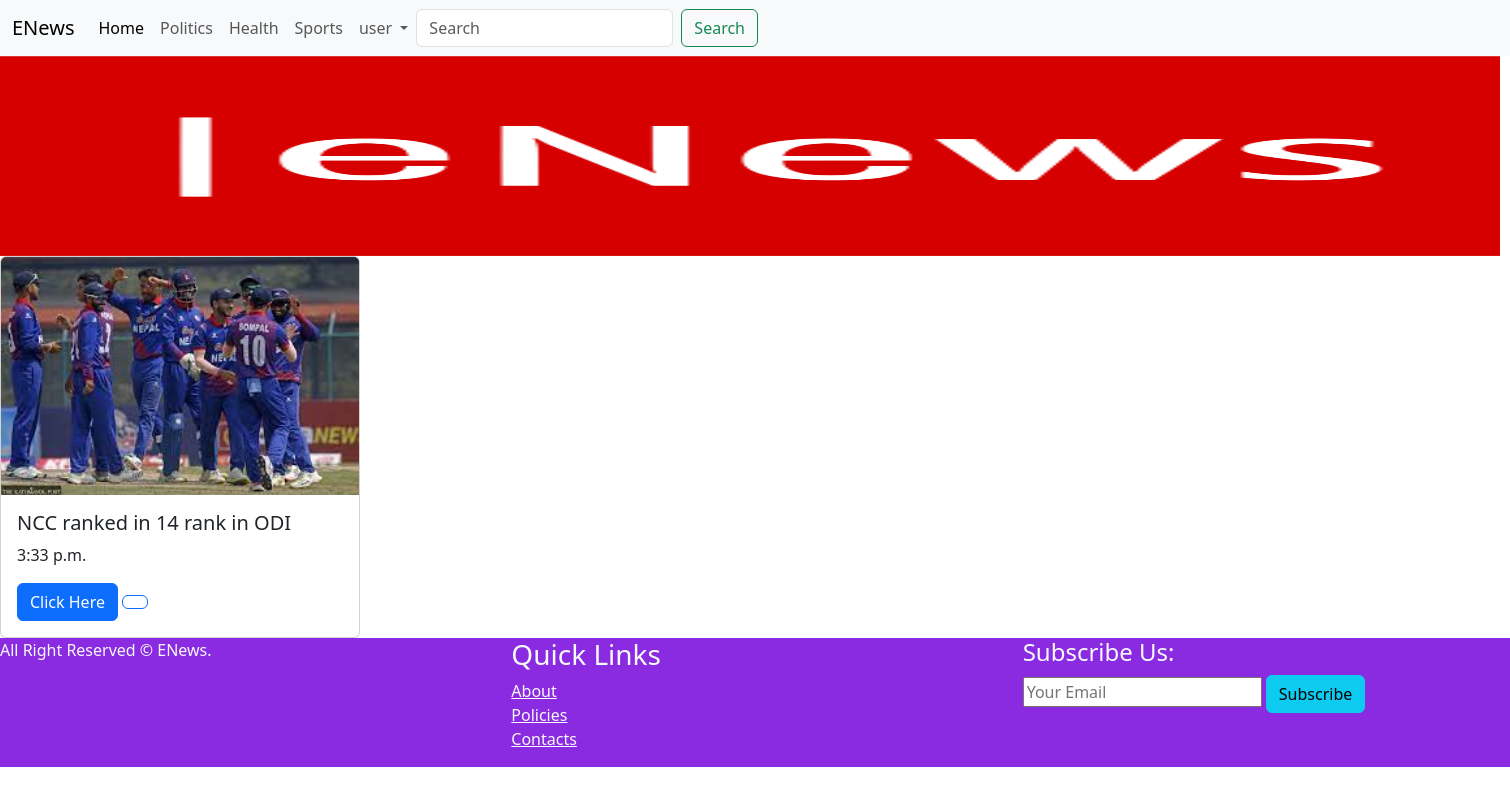
The page /sports on the database its author committed.
### sports/models.py (models this page shows)
class content(models.Model):
    name=models.CharField(max_length=255)
    time=models.TimeField()
    image=models.ImageField(upload_to='sports')

### sports/views.py (the view)
# urls.py: path('sports',include('sports.urls'))
def sports(request):
    sports=content.objects.all()
    return render(request,'sports.html',{'sports':sports})

### templates/sports.html (shortened to what this page needs)
{% extends 'base.html' %}
{% load static %}
{% block content %}
<section class="row" id="latest">
  {% for h in sports %}
  <div class="col-lg-3 col-md-4">
    <div class="card">
      <img src="/media/{{h.image}}" class="card-img-top" alt="photo">
      <div class="card-body">
        <h5 class="card-title">{{h.name}}</h5>
        <p class="card-text">{{h.time}}</p>
        <a href="#" class="btn btn-primary">Click Here
        </a>
        <button class="btn btn-outline-primary like-btn" data-article-id="{{ article.id }}">
      </button>
      </div>
    </div>
  </div>
{% endfor %}
{% endblock  %}

### rows shown on the page
content: image (picture), name "NCC ranked in 14 rank in ODI", time "3:33 p.m."
